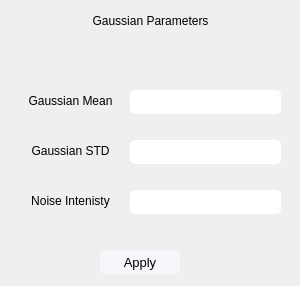
<?xml version="1.0" encoding="UTF-8"?>
<ui version="4.0">
 <class>GaussianNoiseParameters</class>
 <widget class="QDialog" name="GaussianNoiseParameters">
  <property name="geometry">
   <rect>
    <x>0</x>
    <y>0</y>
    <width>300</width>
    <height>286</height>
   </rect>
  </property>
  <property name="minimumSize">
   <size>
    <width>300</width>
    <height>286</height>
   </size>
  </property>
  <property name="maximumSize">
   <size>
    <width>300</width>
    <height>286</height>
   </size>
  </property>
  <property name="windowTitle">
   <string>Dialog</string>
  </property>
  <widget class="QLineEdit" name="GaussianMeanValue">
   <property name="geometry">
    <rect>
     <x>130</x>
     <y>90</y>
     <width>151</width>
     <height>24</height>
    </rect>
   </property>
   <property name="styleSheet">
    <string notr="true">border-radius: 5px;</string>
   </property>
  </widget>
  <widget class="QLabel" name="label">
   <property name="geometry">
    <rect>
     <x>0</x>
     <y>10</y>
     <width>301</width>
     <height>21</height>
    </rect>
   </property>
   <property name="styleSheet">
    <string notr="true">font: 900 15pt &quot;Segoe UI Black&quot;;
color: rgb(0, 0, 0);</string>
   </property>
   <property name="text">
    <string>Gaussian Parameters</string>
   </property>
   <property name="alignment">
    <set>Qt::AlignCenter</set>
   </property>
  </widget>
  <widget class="QLabel" name="label_2">
   <property name="geometry">
    <rect>
     <x>20</x>
     <y>90</y>
     <width>101</width>
     <height>21</height>
    </rect>
   </property>
   <property name="styleSheet">
    <string notr="true">font: 900 10pt &quot;Segoe UI Black&quot;;
color: rgb(0, 0, 0);</string>
   </property>
   <property name="text">
    <string>Gaussian Mean</string>
   </property>
   <property name="alignment">
    <set>Qt::AlignCenter</set>
   </property>
  </widget>
  <widget class="QLabel" name="label_3">
   <property name="geometry">
    <rect>
     <x>20</x>
     <y>140</y>
     <width>101</width>
     <height>21</height>
    </rect>
   </property>
   <property name="styleSheet">
    <string notr="true">font: 900 10pt &quot;Segoe UI Black&quot;;
color: rgb(0, 0, 0);</string>
   </property>
   <property name="text">
    <string>Gaussian STD</string>
   </property>
   <property name="alignment">
    <set>Qt::AlignCenter</set>
   </property>
  </widget>
  <widget class="QLabel" name="label_4">
   <property name="geometry">
    <rect>
     <x>20</x>
     <y>190</y>
     <width>101</width>
     <height>21</height>
    </rect>
   </property>
   <property name="styleSheet">
    <string notr="true">font: 900 10pt &quot;Segoe UI Black&quot;;
color: rgb(0, 0, 0);</string>
   </property>
   <property name="text">
    <string>Noise Intenisty</string>
   </property>
   <property name="alignment">
    <set>Qt::AlignCenter</set>
   </property>
  </widget>
  <widget class="QLineEdit" name="GaussianSTDValue">
   <property name="geometry">
    <rect>
     <x>130</x>
     <y>140</y>
     <width>151</width>
     <height>24</height>
    </rect>
   </property>
   <property name="styleSheet">
    <string notr="true">border-radius: 5px;</string>
   </property>
  </widget>
  <widget class="QLineEdit" name="NoiseIntenistyValue">
   <property name="geometry">
    <rect>
     <x>130</x>
     <y>190</y>
     <width>151</width>
     <height>24</height>
    </rect>
   </property>
   <property name="styleSheet">
    <string notr="true">border-radius: 5px;</string>
   </property>
  </widget>
  <widget class="QPushButton" name="pushButton">
   <property name="geometry">
    <rect>
     <x>100</x>
     <y>250</y>
     <width>80</width>
     <height>24</height>
    </rect>
   </property>
   <property name="styleSheet">
    <string notr="true">QPushButton{
border-width: 1.5px;
border-radius: 5px;
font-size: 13px;
background-color: rgb(246, 247, 250);
color: black;
}

QPushButton:hover:!pressed{
background-color: qlineargradient(x1: 0.5, y1: 1, x2: 0.5, y2: 1, stop: 0 #dadbde, stop: 1 #f6f7fa);
}</string>
   </property>
   <property name="text">
    <string>Apply</string>
   </property>
  </widget>
 </widget>
 <resources/>
 <connections/>
</ui>
